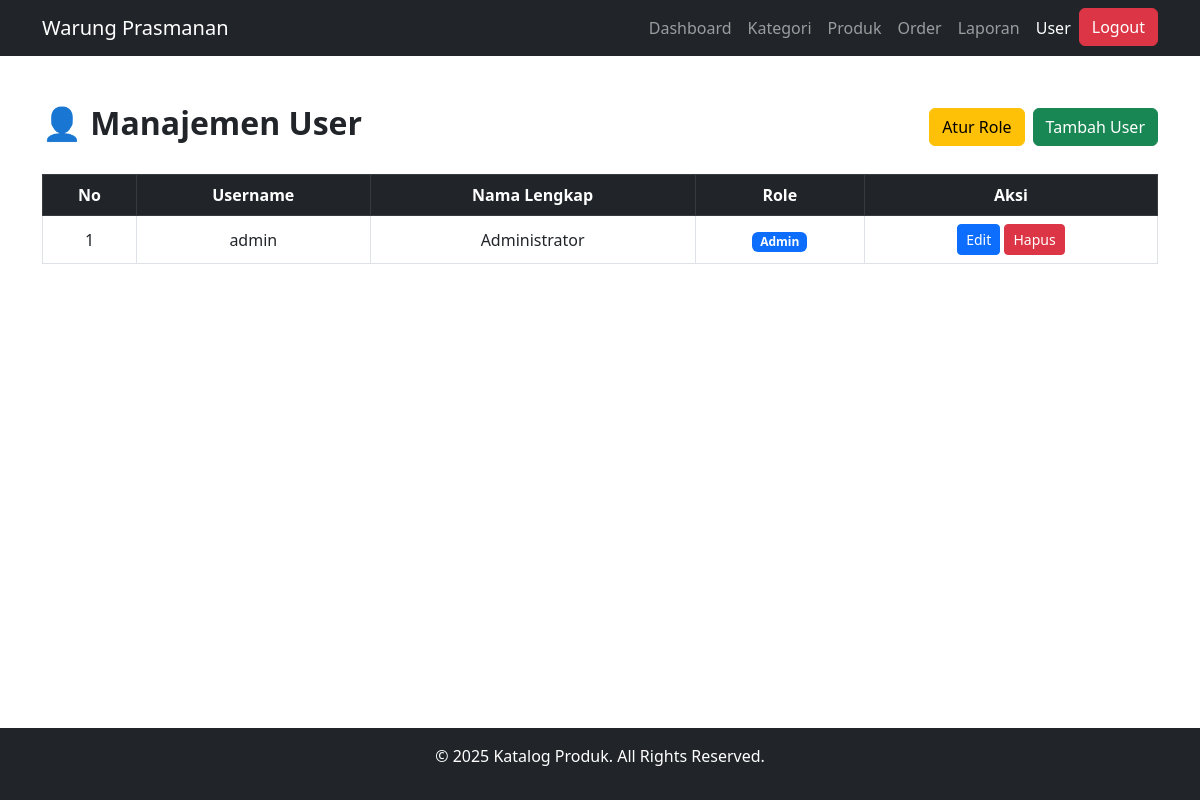
Page /user/index.php (signed in) on the earlier database version.
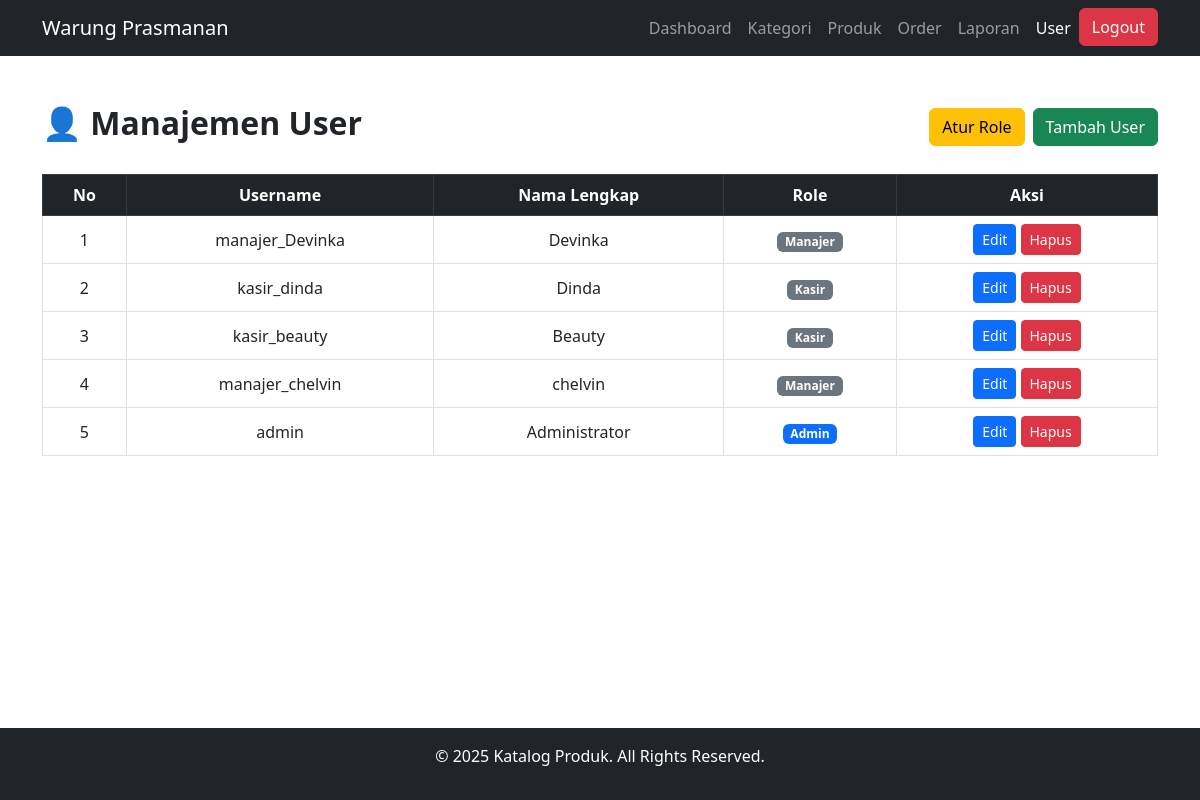
Same page on the later database version.
### tables this page shows
CREATE TABLE `users` (
  `id` int(11) NOT NULL,
  `username` varchar(50) DEFAULT NULL,
  `password` varchar(255) DEFAULT NULL,
  `role` enum('admin','kasir','manajer') DEFAULT NULL,
  `nama_lengkap` varchar(100) DEFAULT NULL
);

### user/index.php (the view, shortened to what this page needs)
<?php
include '../config/db.php';
include '../includes/navbar.php';
$sql = "SELECT * FROM users ORDER BY id DESC";
$result = $koneksi->query($sql);
?>
<div class="container mt-5">
    <div class="d-flex justify-content-between align-items-center mb-4">
        <h2 class="fw-bold">👤 Manajemen User</h2>
        <div class="d-flex gap-2">
            <a href="atur_role.php" class="btn btn-warning">Atur Role</a>
            <a href="create_user.php" class="btn btn-success"></i> Tambah User</a>
        </div>
    </div>
    <table class="table table-bordered table-hover">
        <thead class="table-dark text-center">
            <tr>
                <th>No</th>
                <th>Username</th>
                <th>Nama Lengkap</th>
                <th>Role</th>
                <th>Aksi</th>
            </tr>
        </thead>
        <tbody>
            <?php if ($result->num_rows > 0): $no = 1; ?>
                <?php while($row = $result->fetch_assoc()): ?>
                    <tr class="align-middle text-center">
                        <td><?= $no++ ?></td>
                        <td><?= htmlspecialchars($row['username']) ?></td>
                        <td><?= htmlspecialchars($row['nama_lengkap']) ?></td>
                        <td>
                            <span class="badge bg-<?= $row['role'] === 'admin' ? 'primary' : 'secondary' ?>">
                                <?= ucfirst($row['role']) ?>
                            </span>
                        </td>
                        <td>
                            <a href="edit.php?id=<?= $row['id'] ?>" class="btn btn-sm btn-primary">Edit</a>
                            <a href="delete.php?id=<?= $row['id'] ?>" class="btn btn-sm btn-danger" onclick="return confirm('Yakin ingin menghapus user ini?')">
                            Hapus
                            </a>
                        </td>
                    </tr>
                <?php endwhile; ?>
            <?php else: ?>
                <tr><td colspan="5" class="text-center">Belum ada data user.</td></tr>
            <?php endif; ?>
        </tbody>
    </table>
</div>
<?php include '../includes/footer.php'; ?>

### includes/navbar.php (shortened to what this page needs)
<?php
$current_page = $_SERVER['REQUEST_URI'];
?>
<!DOCTYPE html>
<html lang="en">
<head>
    <link href="https://cdn.jsdelivr.net/npm/bootstrap@5.3.0/dist/css/bootstrap.min.css" rel="stylesheet">
</head>
<body>
<nav class="navbar navbar-expand-lg navbar-dark bg-dark">
  <div class="container">
    <a class="navbar-brand" href="/katalog_produk/index.php">Warung Prasmanan</a>
    <div class="collapse navbar-collapse" id="navbarNav">
      <ul class="navbar-nav ms-auto">
        <li class="nav-item">
          <a class="nav-link <?= (strpos($current_page, 'dashboard.php') !== false) ? 'active' : ''; ?>" href="/katalog_produk/dashboard.php">Dashboard</a>
        </li>
        <?php if ($_SESSION['role'] == 'admin'): ?>
            <li class="nav-item"><a class="nav-link <?= (strpos($current_page, '/kategori/') !== false) ? 'active' : ''; ?>" href="/katalog_produk/kategori/index.php">Kategori</a></li>
            <li class="nav-item"><a class="nav-link <?= (strpos($current_page, '/produk/') !== false) ? 'active' : ''; ?>" href="/katalog_produk/produk/index.php">Produk</a></li>
            <li class="nav-item"><a class="nav-link <?= (strpos($current_page, '/order/') !== false) ? 'active' : ''; ?>" href="/katalog_produk/order/index.php">Order</a></li>
            <li class="nav-item"><a class="nav-link <?= (strpos($current_page, '/laporan/') !== false) ? 'active' : ''; ?>" href="/katalog_produk/laporan/index.php">Laporan</a></li>
            <li class="nav-item"><a class="nav-link <?= (strpos($current_page, '/user/') !== false) ? 'active' : ''; ?>" href="/katalog_produk/user/index.php">User</a></li>
        <?php elseif ($_SESSION['role'] == 'kasir'): ?>
            <li class="nav-item"><a class="nav-link <?= (strpos($current_page, '/order/') !== false) ? 'active' : ''; ?>" href="/katalog_produk/order/index.php">Order</a></li>
        <?php elseif ($_SESSION['role'] == 'manajer'): ?>
            <li class="nav-item"><a class="nav-link <?= (strpos($current_page, '/laporan/') !== false) ? 'active' : ''; ?>" href="/katalog_produk/laporan/index.php">Laporan</a></li>
        <?php endif; ?>
        <li class="nav-item">
          <a class="btn btn-danger" href="/katalog_produk/logout.php">Logout</a>
        </li>
      </ul>
    </div>
  </div>
</nav>
</body>
</html>

### includes/footer.php (shortened to what this page needs)
<footer class="bg-dark text-white text-center py-3 mt-4">
    <p>&copy; 2025 Katalog Produk. All Rights Reserved.</p>
</footer>

### includes/footer.php (style rules this page uses)
html, body { height: 100%; margin: 0; display: flex; flex-direction: column; }
.container { flex: 1; }
footer { flex-shrink: 0; }
.mt-4 { margin-top: 20px; }

Differences in the rows shown:
added users: username "manajer_Devinka", nama_lengkap "Devinka", role "Manajer"
added users: username "kasir_dinda", nama_lengkap "Dinda", role "Kasir"
added users: username "kasir_beauty", nama_lengkap "Beauty", role "Kasir"
added users: username "manajer_chelvin", nama_lengkap "chelvin", role "Manajer"
